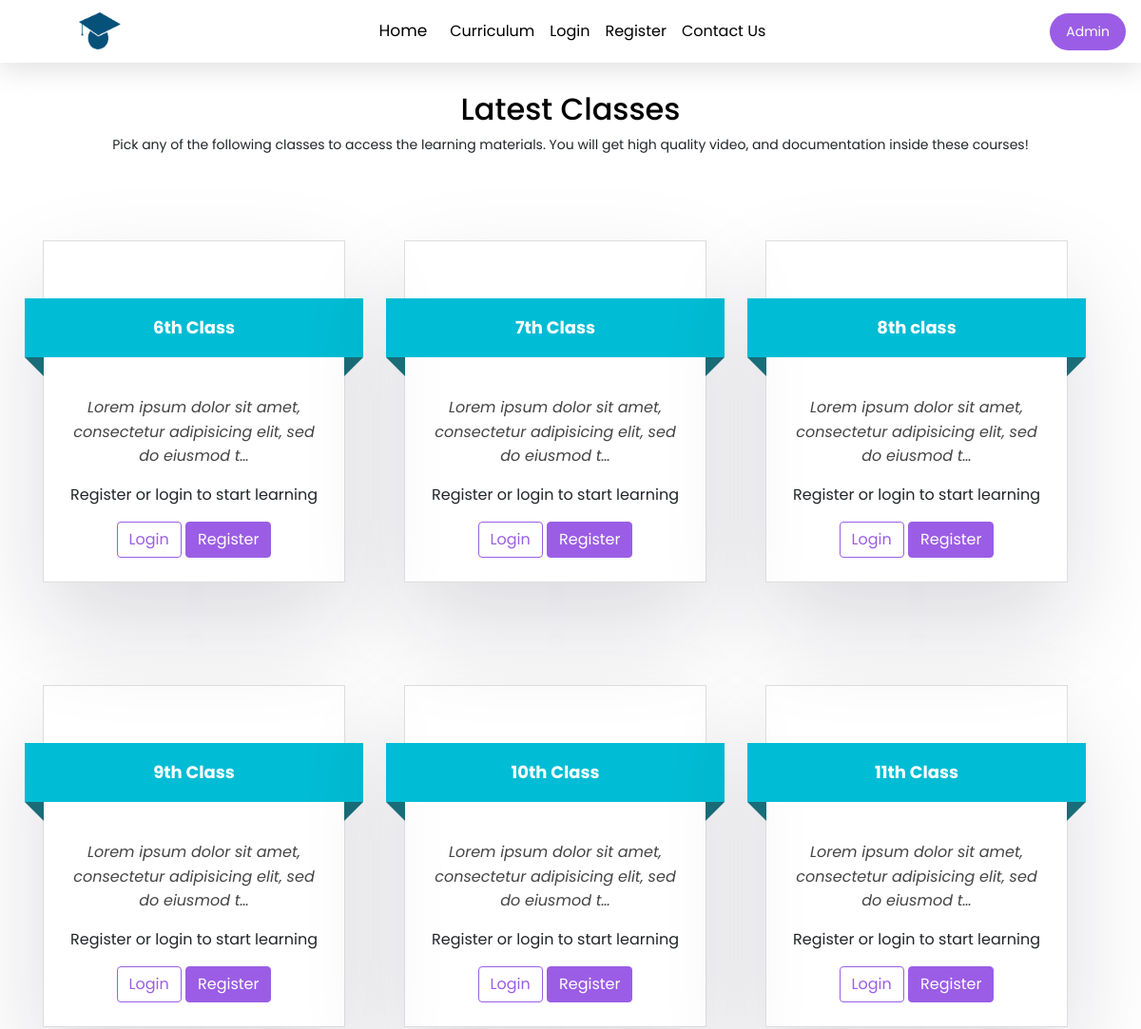
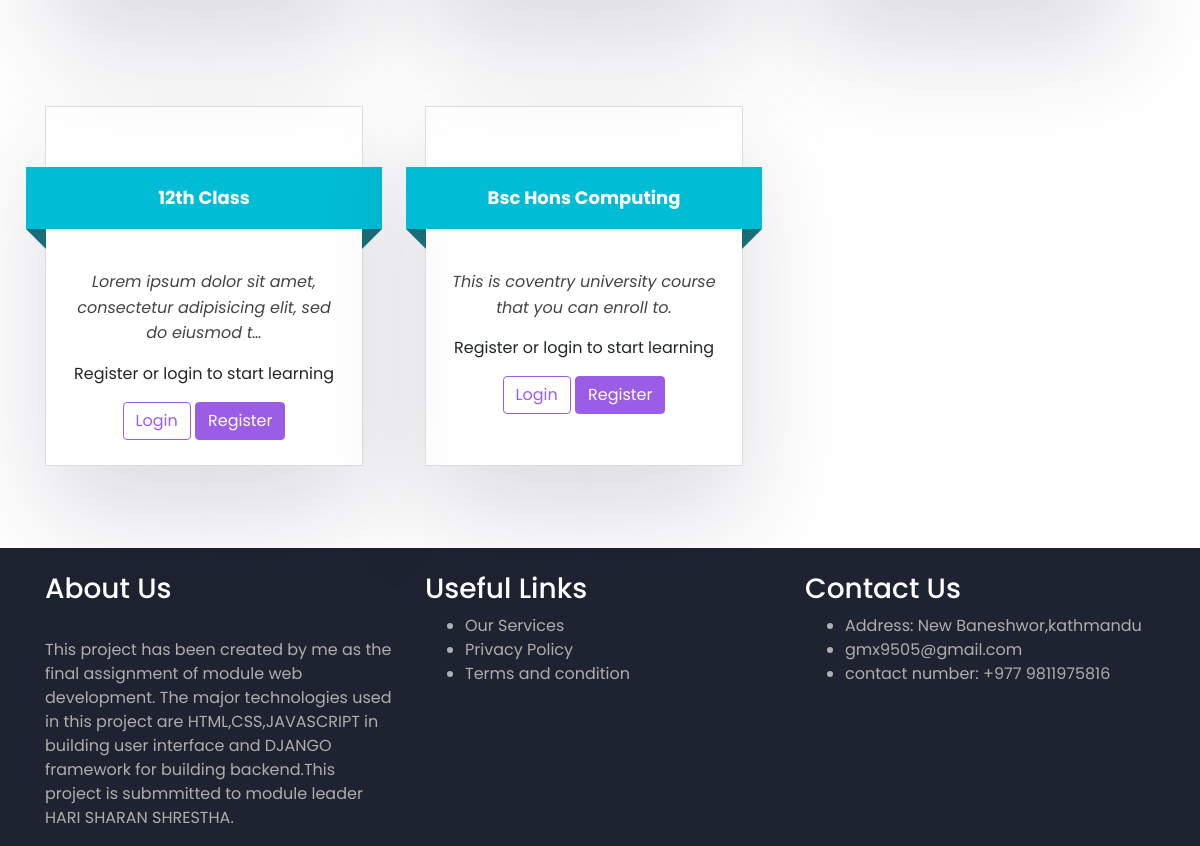
The app's page /curriculum/, older data (2 pictures, top to bottom).
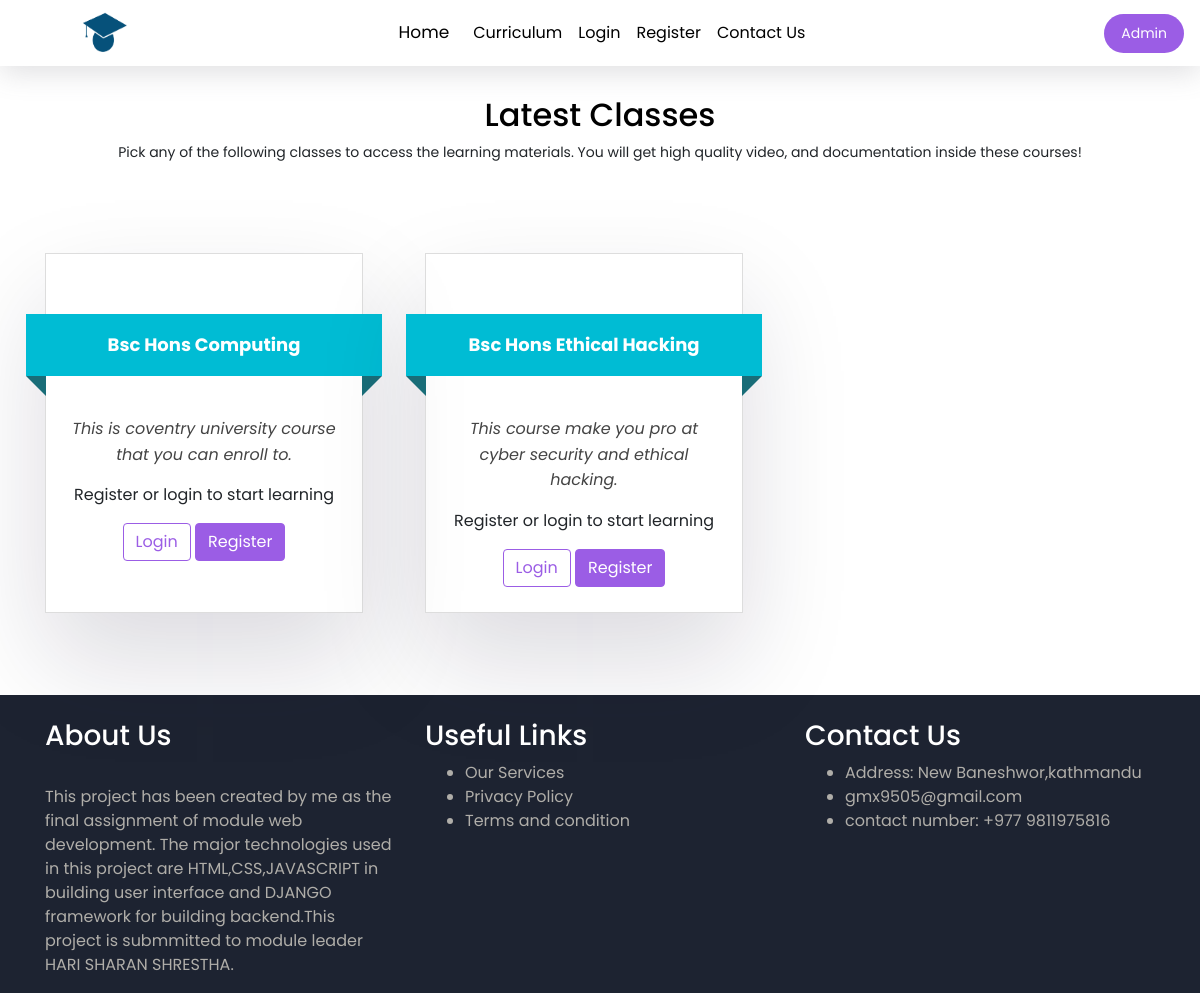
The same page, newer data.
### curriculum/models.py (models this page shows, shortened)
class Standard(models.Model):
    name = models.CharField(max_length=100, unique=True)
    slug = models.SlugField(null=True, blank=True)
    description = models.TextField(max_length=500,blank=True)

### curriculum/views.py (the view)
# urls.py: path('', views.StandardListView.as_view(), name='standard_list'),
class StandardListView(ListView):
    context_object_name = 'standards'
    model = Standard
    template_name = 'curriculum/standard_list_view.html'

### curriculum/templates/curriculum/standard_list_view.html (shortened to what this page needs)
{% extends 'base.html' %}
{% load static %}
{% block content %}
<section id="best-features" class="text-center">
              <h2  style="color:black; margin-top: 6rem;">Latest Classes</h2>
              <p style="font-size: 14px;  text-align: center;">Pick any of the following classes to access the learning materials. You will get high quality video, and documentation inside these courses!</p>
              <div class="row">
                      {% for standard in standards %}
                      <div class="col-md-4 d-flex mb-2 justify-content-center">
                        <div class="containerss" style="margin-right:2rem">
                          <h2 class="h2" style="font-size: 18px;">{{standard.name}}</h2>
                          <p class="second" style="font-size: 16px;">
                            {{standard.description|truncatechars:75}}
                          </p>
                          {% if user.is_authenticated %}
                          <a href="{% url 'curriculum:subject_list' slug=standard.slug %}" class="btn btn-primary" style="background-color:#9B5DE5; border: 1px solid #9B5DE5;">See Lessons</a>
                          {%else%}
                          <p>Register or login to start learning</p>
                          <a href="{% url 'user_login' %}" class="btn btn-std" style="background-color:white; color:#9B5DE5 ; border: 1px solid #9B5DE5;">Login</a>
                          <a href="{% url 'register' %}" class="btn btn-primary" style="background-color:#9B5DE5; border: 1px solid #9B5DE5;">Register</a>
                          {%endif%}
                    </div>
                      </div>
                      {% endfor %}
              </div>
</section>
{%endblock%}

### templates/base.html (shortened to what this page needs)
<!DOCTYPE html>
<html lang="en" dir="ltr">
  <head>
    {% load static %}
    <link rel="stylesheet" href="https://stackpath.bootstrapcdn.com/bootstrap/4.5.2/css/bootstrap.min.css">
    <link rel="stylesheet" href="{% static 'css/master_css.css' %}">
    <link rel="stylesheet" href="{% static 'css/mycss.css' %}">
  </head>
  <body class="body-app">
              <nav class="navbar navbar-expand-lg  navbar-light bg-light fixed-top scrolling-navbar" style="display: flex; align-items: center;justify-content: space-between;">
               <a href="{% url 'index' %}" style="margin-left: 4rem;" >
                <img src="../media/Images/logo.png" alt="" style="height: 50px; width: 50px;">
              </a>
                <div class="container" style=" width: 40%; justify-self: flex-end;" >
                      <a class="navbar-brand" href="{% url 'index' %}" style="color:black; font-size: 17px;"  >Home</a>
                      <div class="collapse navbar-collapse" id="basicExampleNav" >
                        <ul class=" navbar-nav  mr-auto smooth-scroll " style="color: black;">
                                <li class="nav-item" style="color: black;">
                                   <a class="nav-link" href="{% url 'curriculum:standard_list' %}"  style="color: black;">Curriculum</a>
                                </li>
                                {% if user.is_authenticated %}
                                    <li class="nav-item  " style="color: black;">
                                     <a class="nav-link" href="{% url 'user_logout' %}"  style="color: black;">Logout</a>
                                    </li>
                                {% else %}
                                    <li class="nav-item ">
                                        <a class="nav-link" href="{% url 'user_login' %}"  style="color: black;">Login</a>
                                    </li>
                                    <li class="nav-item " >
                                       <a class="nav-link" href="{% url 'register' %}"  style="color: black;">Register</span> </a>
                                    </li>
                                {% endif %}
                                <li class="nav-item">
                                   <a class="nav-link" href="{% url 'contact' %}"  style="color: black;">Contact Us</a>
                                </li>
                        </ul>
                      </div>
                </div>
                <a href="{% url 'admin:index' %}"   class="btn px-3 py-2 text-white mt-3 mt-sm-0" style="border-radius: 30px; background-color: #9B5DE5; font-size: 14px;">Admin</a>
              </nav>
    <div class="container">
        {%block content%}
        {%endblock%}
    </div>
    <footer class="page-footer" style="background-color:#1D2331; color: white;">
      <div class="container">
        <div class="row mt-4">
                  <div class="col-md-4 mt-4">
                            <h3>About Us</h3> <br>
                            <p style="color: #B0AEA9;">This project has been created by me as the final assignment of module web development. The major technologies used in this project are HTML,CSS,JAVASCRIPT in building user interface and DJANGO framework for building backend.This project is submmitted to module leader HARI SHARAN SHRESTHA.</p>
                  </div>
                  <div class="col-md-4 mt-4">
                            <h3>Useful Links</h3>
                            <ul style="color: #B0AEA9;">
                              <li>Our Services</li>
                              <li>Privacy Policy</li>
                              <li>Terms and condition</li>
                            </ul>
                  </div>
                  <div class="col-md-4 mt-4">
                            <h3>Contact Us</h3>
                            <ul style="color: #B0AEA9;">
                              <li>Address: New Baneshwor,kathmandu</li>
                              <li>gmx9505@gmail.com</li>
                              <li>contact number: +977 9811975816</li>
                            </ul>
                  </div>
        </div>
      </div>
    </footer>
  </body>
</html>

### static/css/master_css.css (style rules this page uses)
html, body, header, #intro { height: 100%; }
body { font-family: 'Poppins', sans-serif !important; }
.body-app { font-family: 'Poppins', sans-serif !important; }
.navbar-light .navbar-nav .nav-link { color: white; }
.navbar-light .nav-link { color: #ff5722; }
.navbar-expand-lg { background-color: #b2ebf2; }
.text-white { color: white; }

### static/css/mycss.css (style rules this page uses)
.navbar { box-shadow: rgba(100, 100, 111, 0.2) 0px 7px 29px 0px; background-color: #FFFFFF !important; }
.containerss { width: 400px; height: 360px; box-shadow: rgba(17, 12, 46, 0.15) 0px 48px 100px 0px; padding: 20px; margin: 50px auto; border: 1px solid #ddd; text-align: center; }
.first, .h2 { background-color: #00bcd4; position: relative; left: -40px; color: #fff; font-weight: bold; }
.first::before, .h2::after, .h2::before { content: ""; border: 10px solid; border-color: #196d78 #196d78 transparent transparent; position: absolute; left: 0; bottom: -20px; }
.h2 { margin: 40px 0; padding: 20px; width: calc(100% + 80px); }
.h2::after { left: auto; right: 0; border-color: #196d78 transparent transparent #196d78; }
.second { line-height: 1.6; font-size: 18px; font-style: italic; color: #444; }

Row changes from the older to the newer data that the page shows:
removed Standard: name "6th Class", description "Lorem ipsum dolor sit amet, consectetur adipisicing elit, sed do eiusmod t…"
removed Standard: name "7th Class", description "Lorem ipsum dolor sit amet, consectetur adipisicing elit, sed do eiusmod t…"
removed Standard: name "8th class", description "Lorem ipsum dolor sit amet, consectetur adipisicing elit, sed do eiusmod t…"
removed Standard: name "9th Class", description "Lorem ipsum dolor sit amet, consectetur adipisicing elit, sed do eiusmod t…"
removed Standard: name "10th Class", description "Lorem ipsum dolor sit amet, consectetur adipisicing elit, sed do eiusmod t…"
removed Standard: name "11th Class", description "Lorem ipsum dolor sit amet, consectetur adipisicing elit, sed do eiusmod t…"
removed Standard: name "12th Class", description "Lorem ipsum dolor sit amet, consectetur adipisicing elit, sed do eiusmod t…"
added Standard: name "Bsc Hons Ethical Hacking", description "This course make you pro at cyber security and ethical hacking."
